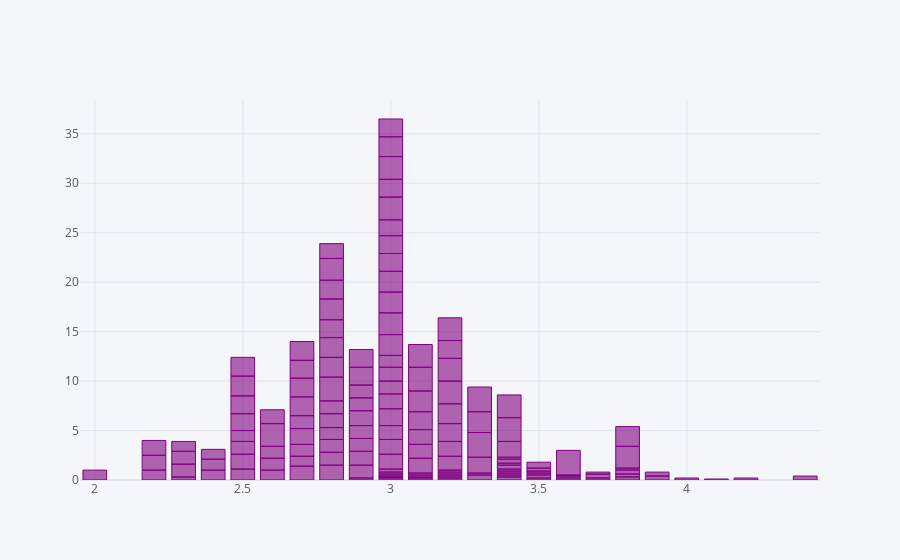

Notebook cell for this chart:
### Code cell
df.iplot(kind='bar',x='sepal_width',y='petal_width',color="purple")

### Figure 1 — Plotly figure (JSON) as saved in the notebook; plotly's stock layout.template omitted (floating-point values rounded to 4 significant figures; data arrays with more than 128 entries replaced by an {"elided": "..."} marker saying what was removed)
{"data": [{"marker": {"color": "rgba(128, 0, 128, 0.6)", "line": {"color": "rgba(128, 0, 128, 1.0)", "width": 1}}, "name": "petal_width", "orientation": "v", "text": "", "type": "bar", "x": {"elided": "150 float values"}, "y": {"elided": "150 float values"}}], "layout": {"legend": {"bgcolor": "#F5F6F9", "font": {"color": "#4D5663"}}, "paper_bgcolor": "#F5F6F9", "plot_bgcolor": "#F5F6F9", "title": {"font": {"color": "#4D5663"}}, "xaxis": {"gridcolor": "#E1E5ED", "showgrid": true, "tickfont": {"color": "#4D5663"}, "title": {"font": {"color": "#4D5663"}, "text": ""}, "zerolinecolor": "#E1E5ED"}, "yaxis": {"gridcolor": "#E1E5ED", "showgrid": true, "tickfont": {"color": "#4D5663"}, "title": {"font": {"color": "#4D5663"}, "text": ""}, "zerolinecolor": "#E1E5ED"}}}
